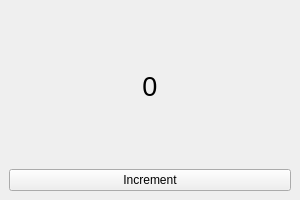
<?xml version="1.0" encoding="UTF-8"?>
<ui version="4.0">
 <class>MainWindow</class>
 <widget class="QMainWindow" name="MainWindow">
  <property name="geometry">
   <rect>
    <x>0</x>
    <y>0</y>
    <width>300</width>
    <height>200</height>
   </rect>
  </property>
  <property name="windowTitle">
   <string/>
  </property>
  <widget class="QWidget" name="centralwidget">
   <layout class="QVBoxLayout" name="verticalLayout">
    <item>
     <widget class="QLabel" name="counterLabel">
      <property name="font">
       <font>
        <pointsize>20</pointsize>
       </font>
      </property>
      <property name="text">
       <string>0</string>
      </property>
      <property name="alignment">
       <set>Qt::AlignmentFlag::AlignCenter</set>
      </property>
     </widget>
    </item>
    <item>
     <widget class="QPushButton" name="incrementButton">
      <property name="text">
       <string>Increment</string>
      </property>
     </widget>
    </item>
   </layout>
  </widget>
 </widget>
 <resources/>
 <connections/>
</ui>
